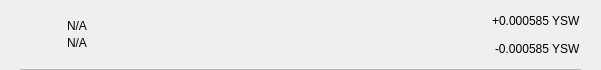
<?xml version="1.0" encoding="UTF-8"?>
<ui version="4.0">
 <class>TxRow</class>
 <widget class="QWidget" name="TxRow">
  <property name="geometry">
   <rect>
    <x>0</x>
    <y>0</y>
    <width>601</width>
    <height>70</height>
   </rect>
  </property>
  <property name="minimumSize">
   <size>
    <width>0</width>
    <height>40</height>
   </size>
  </property>
  <property name="windowTitle">
   <string>Form</string>
  </property>
  <layout class="QVBoxLayout" name="verticalLayout_3">
   <property name="spacing">
    <number>0</number>
   </property>
   <property name="leftMargin">
    <number>0</number>
   </property>
   <property name="topMargin">
    <number>0</number>
   </property>
   <property name="rightMargin">
    <number>0</number>
   </property>
   <property name="bottomMargin">
    <number>0</number>
   </property>
   <item>
    <widget class="QWidget" name="rowContainer" native="true">
     <layout class="QVBoxLayout" name="verticalLayout_2">
      <property name="spacing">
       <number>9</number>
      </property>
      <property name="leftMargin">
       <number>20</number>
      </property>
      <property name="topMargin">
       <number>9</number>
      </property>
      <property name="rightMargin">
       <number>20</number>
      </property>
      <property name="bottomMargin">
       <number>0</number>
      </property>
      <item>
       <widget class="QFrame" name="frame">
        <property name="styleSheet">
         <string notr="true">border:none;</string>
        </property>
        <property name="frameShape">
         <enum>QFrame::StyledPanel</enum>
        </property>
        <property name="frameShadow">
         <enum>QFrame::Raised</enum>
        </property>
        <layout class="QHBoxLayout" name="horizontalLayout" stretch="0,2,0">
         <property name="leftMargin">
          <number>0</number>
         </property>
         <property name="topMargin">
          <number>0</number>
         </property>
         <property name="rightMargin">
          <number>0</number>
         </property>
         <property name="bottomMargin">
          <number>0</number>
         </property>
         <item>
          <widget class="QPushButton" name="icon">
           <property name="focusPolicy">
            <enum>Qt::NoFocus</enum>
           </property>
           <property name="styleSheet">
            <string notr="true">border:none;</string>
           </property>
           <property name="text">
            <string/>
           </property>
           <property name="iconSize">
            <size>
             <width>28</width>
             <height>28</height>
            </size>
           </property>
          </widget>
         </item>
         <item>
          <layout class="QVBoxLayout" name="verticalLayout">
           <property name="spacing">
            <number>3</number>
           </property>
           <property name="leftMargin">
            <number>9</number>
           </property>
           <item>
            <widget class="QLabel" name="lblAddress">
             <property name="styleSheet">
              <string notr="true"/>
             </property>
             <property name="text">
              <string notr="true">N/A</string>
             </property>
             <property name="alignment">
              <set>Qt::AlignBottom|Qt::AlignLeading|Qt::AlignLeft</set>
             </property>
            </widget>
           </item>
           <item>
            <widget class="QLabel" name="lblDate">
             <property name="styleSheet">
              <string notr="true"/>
             </property>
             <property name="text">
              <string notr="true">N/A</string>
             </property>
             <property name="alignment">
              <set>Qt::AlignLeading|Qt::AlignLeft|Qt::AlignTop</set>
             </property>
            </widget>
           </item>
          </layout>
         </item>
         <item>
          <widget class="QWidget" name="containerAmounts" native="true">
           <property name="minimumSize">
            <size>
             <width>80</width>
             <height>0</height>
            </size>
           </property>
           <layout class="QVBoxLayout" name="verticalLayout_4">
            <property name="leftMargin">
             <number>0</number>
            </property>
            <property name="topMargin">
             <number>0</number>
            </property>
            <property name="rightMargin">
             <number>0</number>
            </property>
            <property name="bottomMargin">
             <number>0</number>
            </property>
            <item alignment="Qt::AlignRight">
             <widget class="QLabel" name="lblAmountTop">
              <property name="styleSheet">
               <string notr="true"/>
              </property>
              <property name="text">
               <string>+0.000585 YSW</string>
              </property>
             </widget>
            </item>
            <item alignment="Qt::AlignRight">
             <widget class="QLabel" name="lblAmountBottom">
              <property name="styleSheet">
               <string notr="true"/>
              </property>
              <property name="text">
               <string>-0.000585 YSW</string>
              </property>
             </widget>
            </item>
           </layout>
          </widget>
         </item>
        </layout>
       </widget>
      </item>
      <item>
       <widget class="QLabel" name="lblDivisory">
        <property name="minimumSize">
         <size>
          <width>0</width>
          <height>1</height>
         </size>
        </property>
        <property name="maximumSize">
         <size>
          <width>16777215</width>
          <height>1</height>
         </size>
        </property>
        <property name="styleSheet">
         <string notr="true">background-color:#bababa;</string>
        </property>
        <property name="text">
         <string/>
        </property>
        <property name="alignment">
         <set>Qt::AlignBottom|Qt::AlignLeading|Qt::AlignLeft</set>
        </property>
       </widget>
      </item>
     </layout>
    </widget>
   </item>
  </layout>
 </widget>
 <resources/>
 <connections/>
</ui>
